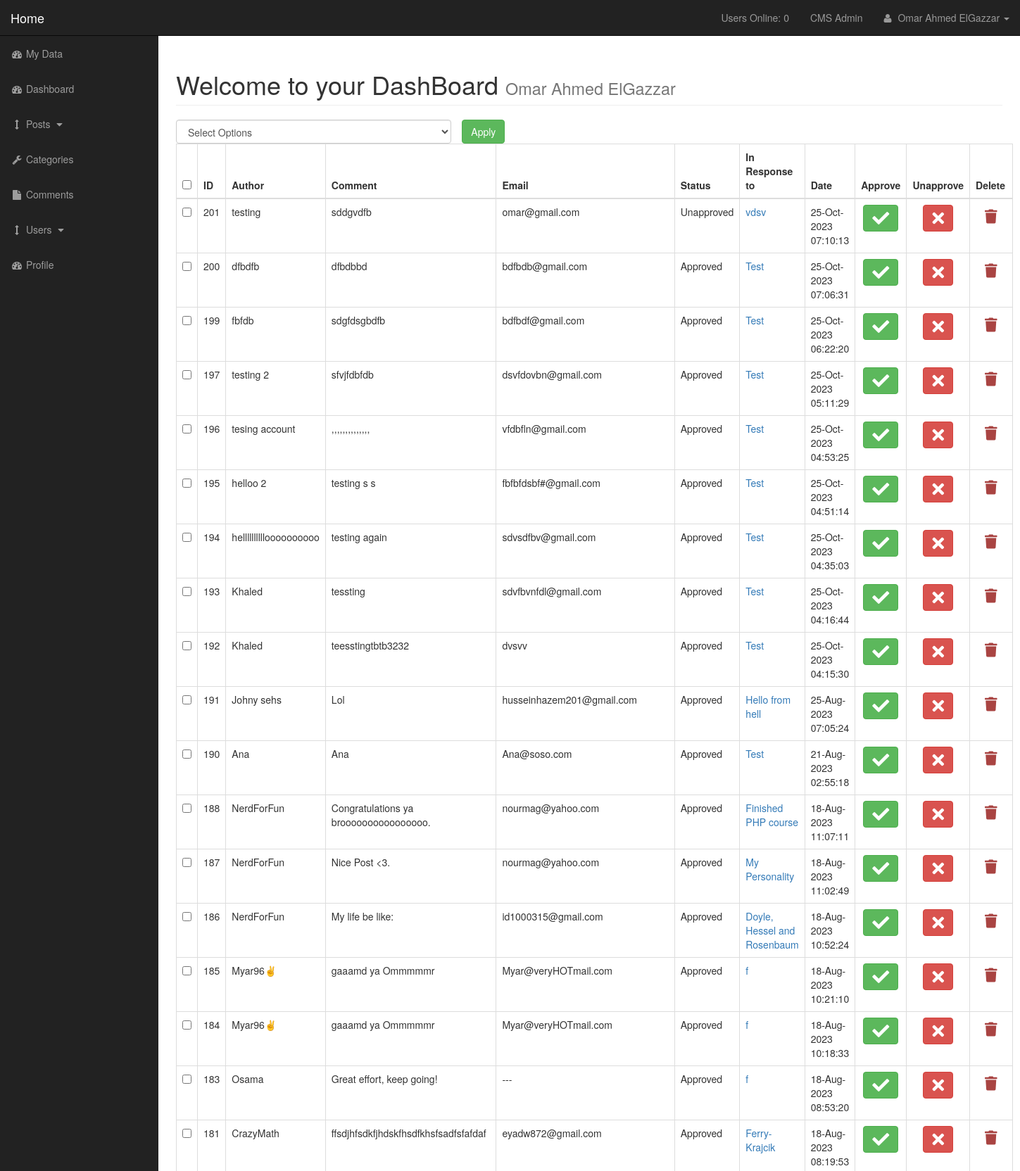
The page /admin/admin_comments.php (signed in, upper part) on the database its author committed.
### tables this page shows
CREATE TABLE `comments` (
  `comment_id` int(3) NOT NULL,
  `comment_post_id` int(3) DEFAULT NULL,
  `comment_user_id` int(3) DEFAULT NULL,
  `comment_author` varchar(255) DEFAULT NULL,
  `comment_email` varchar(255) DEFAULT NULL,
  `comment_content` text DEFAULT NULL,
  `comment_status` varchar(255) DEFAULT NULL,
  `comment_date` varchar(255) DEFAULT NULL
);

CREATE TABLE `posts` (
  `post_id` int(3) NOT NULL,
  `post_category_id` int(3) DEFAULT 0,
  `post_user_id` int(3) DEFAULT 0,
  `post_likes` int(11) DEFAULT 0,
  `post_title` varchar(255) DEFAULT NULL,
  `post_author` varchar(255) DEFAULT NULL,
  `post_image` text DEFAULT NULL,
  `post_date` text DEFAULT NULL,
  `post_views_count` int(11) DEFAULT 0,
  `post_tags` varchar(255) DEFAULT NULL,
  `post_status` varchar(255) DEFAULT 'Unpublished',
  `post_content` text DEFAULT NULL
);

### admin/includes/view_all_comments.php (the view, shortened to what this page needs)
<form action="" method="post">
    <table class="table table-bordered table-hover">
        <div id="bulkOptionContainer" style="padding: 0;" class="col-xs-4">
            <select name="bulk_options" class="form-control">
				<?php if (bindec($_SESSION["user_role"]) & 0b010): ?>
                    <option value="">Select Options</option>
				<?php endif; ?>
            </select>
        </div>
        <div class="col-xs-4">
            <input onClick="javascript: return confirm('Are you sure want to apply'); " type="submit" name="submit"
                   class="btn btn-success" value="Apply">
        </div>
        <thead>
        <tr>
            <th><input id="selectAllBoxes" type="checkbox"></th>
            <th>ID</th>
            <th>Author</th>
            <th>Comment</th>
            <th>Email</th>
            <th>Status</th>
            <th>In Response to</th>
            <th>Date</th>
			<?php if (bindec($_SESSION["user_role"]) & 0b010): ?>
                <th>Approve</th>
                <th>Unapprove</th>
			<?php endif; ?>
            <th>Delete</th>
        </tr>
        </thead>
        <tbody>
		<?php
		if (bindec($_SESSION["user_role"]) & 0b010)
			$query = "SELECT * FROM comments ";
		else
			$query = "SELECT * FROM comments WHERE comment_user_id = {$_SESSION['userID']} ";
		$query .= "ORDER BY comment_id DESC";
		$select_comments = mysqli_query($connection, $query);
		if (mysqli_num_rows($select_comments) == 0)
			echo "</table><h3 class='text-center bg-warning'>No Comments</h3>";
		else {
			while ($row = mysqli_fetch_assoc($select_comments)) {
				$comment_id = $row["comment_id"];
				$comment_post_id = $row["comment_post_id"];
				$comment_author = $row["comment_author"];
				$comment_email = $row["comment_email"];
				$comment_content = $row["comment_content"];
				$comment_status = $row["comment_status"];
				$comment_date = $row["comment_date"];
				echo "<tr>";
				echo "<td><input class='checkboxes' type='checkbox' name='checkBoxArray[]' value=" . $comment_id . "></td>";
				echo "<td>$comment_id</td>";
				echo "<td>$comment_author</td>";
				echo "<td>$comment_content</td>";
				echo "<td>$comment_email</td>";
				echo "<td>$comment_status</td>";
				$query = "SELECT * FROM posts WHERE post_id = $comment_post_id";
				$foreignKey = mysqli_query($connection, $query);
				if ($row = mysqli_fetch_assoc($foreignKey)) {
					$post_title = $row['post_title'];
					echo "<td><a href='../post.php?pid=$comment_post_id'>$post_title</a></td>";
				} else
					echo "<td>deleted</td>";
				echo "<td>$comment_date</td>";
				if (bindec($_SESSION["user_role"]) & 0b100)
					$checker = array(
						"approve=$comment_id&apped=$comment_status",
						"unapprove=$comment_id&apped=$comment_status");
				else $checker = array('notAllowed', 'notAllowed');
				if (bindec($_SESSION["user_role"]) & 0b010) {
					echo "<td style='text-align: center;'><a href='admin_comments?$checker[0]'><i class='btn btn-success fas fa-check text-success' style=' font-size: 24px; '></i></a></td>";
					echo "<td style='text-align: center;'><a href='admin_comments?$checker[1]'><i class='btn btn-danger fas fa-times text-danger' style=' font-size: 24px;'></i></a></td>";
				}
				echo "<td style='text-align: center;'><a  onClick=\"javascript: return confirm('Are you sure want to delete'); \"href='admin_comments?delete=$comment_id&apped=$comment_status'><i class='btn fas fa-trash text-danger' style=' font-size: 20px;;'></i></a></td>";
				echo "</tr>";
			}
		}
		?>
        </tbody>
    </table>
</form>

### css/all.css (style rules this page uses)
.fa, .fas, .far, .fal, .fad, .fab { -moz-osx-font-smoothing: grayscale; -webkit-font-smoothing: antialiased; display: inline-block; font-style: normal; font-variant: normal; text-rendering: auto; line-height: 1; }
.fa-check:before { content: "\f00c"; }
.fa-times:before { content: "\f00d"; }
.fa-trash:before { content: "\f1f8"; }
.fa, .fas { font-family: 'Font Awesome 5 Free'; font-weight: 900; }

### admin/css/sb-admin.css (style rules this page uses)
body { margin-top: 100px; background-color: #222; }
@media (min-width:768px) { body { margin-top: 50px; } }

### rows shown on the page
comments: comment_id "201", comment_author "testing", comment_content "sddgvdfb", comment_email "omar@gmail.com", comment_status "Unapproved", posts.post_title "vdsv", comment_date "25-Oct-2023 07:10:13"
comments: comment_id "200", comment_author "dfbdfb", comment_content "dfbdbbd", comment_email "bdfbdb@gmail.com", comment_status "Approved", posts.post_title "Test", comment_date "25-Oct-2023 07:06:31"
comments: comment_id "199", comment_author "fbfdb", comment_content "sdgfdsgbdfb", comment_email "bdfbdf@gmail.com", comment_status "Approved", posts.post_title "Test", comment_date "25-Oct-2023 06:22:20"
comments: comment_id "197", comment_author "testing 2", comment_content "sfvjfdbfdb", comment_email "dsvfdovbn@gmail.com", comment_status "Approved", posts.post_title "Test", comment_date "25-Oct-2023 05:11:29"
comments: comment_id "196", comment_author "tesing account", comment_content ",,,,,,,,,,,,,,", comment_email "vfdbfln@gmail.com", comment_status "Approved", posts.post_title "Test", comment_date "25-Oct-2023 04:53:25"
comments: comment_id "195", comment_author "helloo 2", comment_content "testing s s", comment_email "fbfbfdsbf#@gmail.com", comment_status "Approved", posts.post_title "Test", comment_date "25-Oct-2023 04:51:14"
comments: comment_id "194", comment_author "helllllllllloooooooooo", comment_content "testing again", comment_email "sdvsdfbv@gmail.com", comment_status "Approved", posts.post_title "Test", comment_date "25-Oct-2023 04:35:03"
comments: comment_id "193", comment_author "Khaled", comment_content "tessting", comment_email "sdvfbvnfdl@gmail.com", comment_status "Approved", posts.post_title "Test", comment_date "25-Oct-2023 04:16:44"
comments: comment_id "192", comment_author "Khaled", comment_content "teesstingtbtb3232", comment_email "dvsvv", comment_status "Approved", posts.post_title "Test", comment_date "25-Oct-2023 04:15:30"
comments: comment_id "191", comment_author "Johny sehs", comment_content "Lol", comment_email "husseinhazem201@gmail.com", comment_status "Approved", posts.post_title "Hello from hell", comment_date "25-Aug-2023 07:05:24"
comments: comment_id "190", comment_author "Ana", comment_content "Ana", comment_email "Ana@soso.com", comment_status "Approved", posts.post_title "Test", comment_date "21-Aug-2023 02:55:18"
comments: comment_id "188", comment_author "NerdForFun", comment_content "Congratulations ya broooooooooooooooo.", comment_email "nourmag@yahoo.com", comment_status "Approved", posts.post_title "Finished PHP course", comment_date "18-Aug-2023 11:07:11"
comments: comment_id "187", comment_author "NerdForFun", comment_content "Nice Post <3.", comment_email "nourmag@yahoo.com", comment_status "Approved", posts.post_title "My Personality", comment_date "18-Aug-2023 11:02:49"
comments: comment_id "186", comment_author "NerdForFun", comment_content "My life be like:", comment_email "id1000315@gmail.com", comment_status "Approved", posts.post_title "Doyle, Hessel and Rosenbaum", comment_date "18-Aug-2023 10:52:24"
comments: comment_id "185", comment_author "Myar96✌️", comment_content "gaaamd ya Ommmmmr", comment_email "Myar@veryHOTmail.com", comment_status "Approved", posts.post_title "f", comment_date "18-Aug-2023 10:21:10"
comments: comment_id "184", comment_author "Myar96✌️", comment_content "gaaamd ya Ommmmmr", comment_email "Myar@veryHOTmail.com", comment_status "Approved", posts.post_title "f", comment_date "18-Aug-2023 10:18:33"
comments: comment_id "183", comment_author "Osama", comment_content "Great effort, keep going!", comment_email "---", comment_status "Approved", posts.post_title "f", comment_date "18-Aug-2023 08:53:20"
comments: comment_id "181", comment_author "CrazyMath", comment_content "ffsdjhfsdkfjhdskfhsdfkhsfsadfsfafdaf", comment_email "eyadw872@gmail.com", comment_status "Approved", posts.post_title "Ferry-Krajcik", comment_date "18-Aug-2023 08:19:53"

### other values the page prints
userOnline() "0"
$_SESSION["firstName"] "Omar Ahmed"
$_SESSION["lastName"] "ElGazzar"
